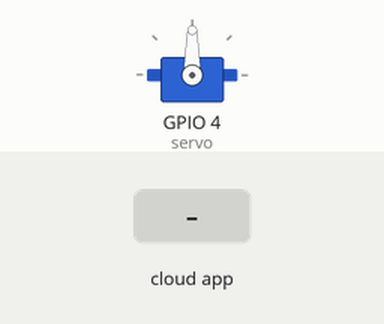
Recording of a sketch running on a simulated ESP8266 (NodeMCU). Parts: servo. The test bench sets the inputs (shaded band). WiFi joins after 1.5 s; servers stay silent unless stated; the Firebase database answers and starts empty; what the sketch prints to the serial monitor is not drawn.

Above: at 2.7 s.
2.8 s: the phone or cloud app sets left to left
At 4.1 s:
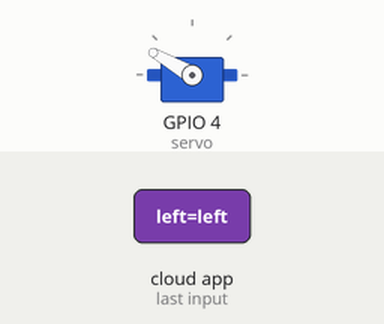
4.5 s: the phone or cloud app sets right to right
At 5.4 s:
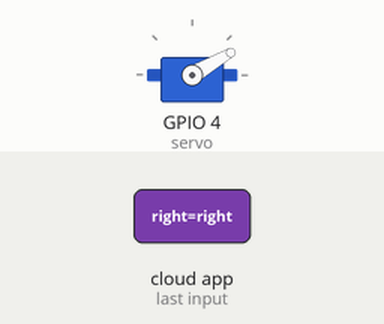
6.0 s: the phone or cloud app sets right to left
At 6.9 s:
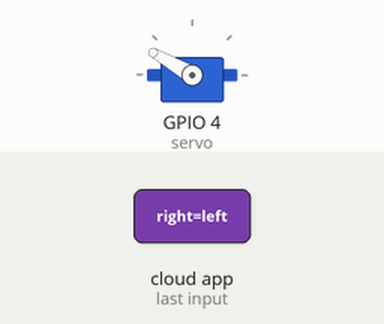
7.5 s: the phone or cloud app sets left to stop
9.4 s: the phone or cloud app sets right to stop
At 11.0 s:
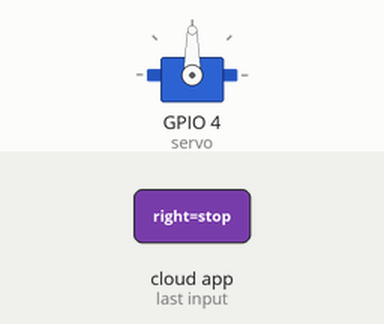
Timing chart, 0 to 12.1 s (numbered marks = the images above; inputs shaded):
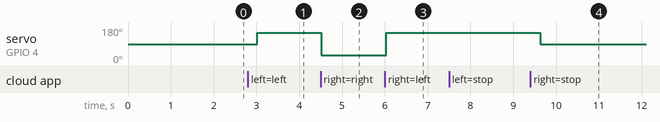

The sketch:

robowars8266.ino
```cpp
#include <ESP8266WiFi.h>
#include <FirebaseESP8266.h>
#include <Servo.h>


#define FIREBASE_HOST " "
#define FIREBASE_AUTH " "
#define WIFI_SSID " "
#define WIFI_PASSWORD " "

Servo servo;

FirebaseData fbdo;

FirebaseJson json;

void printResult(FirebaseData &data);

void setup()
{

  Serial.begin(9600);

  WiFi.begin(WIFI_SSID, WIFI_PASSWORD);
  Serial.print("Connecting to Wi-Fi");
  while (WiFi.status() != WL_CONNECTED)
  {
    Serial.print(".");
    delay(300);
  }
  Serial.println();
  Serial.print("Connected with IP: ");
  Serial.println(WiFi.localIP());
  Serial.println();
  servo.attach(4);
  servo.write(90);
  Firebase.begin(FIREBASE_HOST, FIREBASE_AUTH);
  Firebase.reconnectWiFi(true);


  fbdo.setBSSLBufferSize(1024, 1024);

  //Set the size of HTTP response buffers in the case where we want to work with large data.
  fbdo.setResponseSize(1024);

  //Set database read timeout to 1 minute (max 15 minutes)
  Firebase.setReadTimeout(fbdo, 1000 * 60);
  //tiny, small, medium, large and unlimited.
  //Size and its write timeout e.g. tiny (1s), small (10s), medium (30s) and large (60s).
  Firebase.setwriteSizeLimit(fbdo, "tiny");

  //optional, set the decimal places for float and double data to be stored in database
  Firebase.setFloatDigits(2);
  Firebase.setDoubleDigits(6);

  /*
  This option allows get and delete functions (PUT and DELETE HTTP requests) works for device connected behind the
  Firewall that allows only GET and POST requests.

  Firebase.enableClassicRequest(fbdo, true);
  */

  String path = "/robowars_Fatih"; //data way

  Serial.println("------------------------------------");
// Firebase.getString( fbdo,path + "/right") ;
 //String testss= fbdo.stringData();
 //if(testss == "test")
//{Serial.println("oldu bu iş");
//servo.write(80);
//}


/*
 Serial.println("------------------------------------");

  for (uint8_t i = 0; i < 10; i++)
  {
    //Also can use Firebase.set instead of Firebase.setDouble
    if (Firebase.setDouble(fbdo, path + "/Double/Data" + (i + 1), ((i + 1) * 10) + 0.123456789))
    {
      Serial.println("PASSED");
      Serial.println("PATH: " + fbdo.dataPath());
      Serial.println("TYPE: " + fbdo.dataType());
      Serial.println("ETag: " + fbdo.ETag());
      Serial.print("VALUE: ");
      printResult(fbdo);
      Serial.println("------------------------------------");
      Serial.println();
    }
    else
    {
      Serial.println("FAILED");
      Serial.println("REASON: " + fbdo.errorReason());
      Serial.println("------------------------------------");
      Serial.println();
    }
  }

  Serial.println("------------------------------------");
  Serial.println("Get double test...");

  for (uint8_t i = 0; i < 10; i++)
  {
    //Also can use Firebase.get instead of Firebase.setInt
    if (Firebase.getInt(fbdo, path + "/Double/Data" + (i + 1)))
    {
      Serial.println("PASSED");
      Serial.println("PATH: " + fbdo.dataPath());
      Serial.println("TYPE: " + fbdo.dataType());
      Serial.println("ETag: " + fbdo.ETag());
      Serial.print("VALUE: ");
      printResult(fbdo);
      Serial.println("------------------------------------");
      Serial.println();
    }
    else
    {
      Serial.println("FAILED");
      Serial.println("REASON: " + fbdo.errorReason());
      Serial.println("------------------------------------");
      Serial.println();
    }
  }

 */


}
/*
void printResult(FirebaseData &data)
{

  if (data.dataType() == "int")
    Serial.println(data.intData());
  else if (data.dataType() == "float")
    Serial.println(data.floatData(), 5);
  else if (data.dataType() == "double")
    printf("%.9lf\n", data.doubleData());
  else if (data.dataType() == "boolean")
    Serial.println(data.boolData() == 1 ? "true" : "false");
  else if (data.dataType() == "string")
    Serial.println(data.stringData());
  else if (data.dataType() == "json")
  {
    Serial.println();
    FirebaseJson &json = data.jsonObject();
    //Print all object data
    Serial.println("Pretty printed JSON data:");
    String jsonStr;
    json.toString(jsonStr, true);
    Serial.println(jsonStr);
    Serial.println();
    Serial.println("Iterate JSON data:");
    Serial.println();
    size_t len = json.iteratorBegin();
    String key, value = "";
    int type = 0;
    for (size_t i = 0; i < len; i++)
    {
      json.iteratorGet(i, type, key, value);
      Serial.print(i);
      Serial.print(", ");
      Serial.print("Type: ");
      Serial.print(type == FirebaseJson::JSON_OBJECT ? "object" : "array");
      if (type == FirebaseJson::JSON_OBJECT)
      {
        Serial.print(", Key: ");
        Serial.print(key);
      }
      Serial.print(", Value: ");
      Serial.println(value);
    }
    json.iteratorEnd();
  }
  else if (data.dataType() == "array")
  {
    Serial.println();
    //get array data from FirebaseData using FirebaseJsonArray object
    FirebaseJsonArray &arr = data.jsonArray();
    //Print all array values
    Serial.println("Pretty printed Array:");
    String arrStr;
    arr.toString(arrStr, true);
    Serial.println(arrStr);
    Serial.println();
    Serial.println("Iterate array values:");
    Serial.println();
    for (size_t i = 0; i < arr.size(); i++)
    {
      Serial.print(i);
      Serial.print(", Value: ");

      FirebaseJsonData &jsonData = data.jsonData();
      //Get the result data from FirebaseJsonArray object
      arr.get(jsonData, i);
      if (jsonData.typeNum == FirebaseJson::JSON_BOOL)
        Serial.println(jsonData.boolValue ? "true" : "false");
      else if (jsonData.typeNum == FirebaseJson::JSON_INT)
        Serial.println(jsonData.intValue);
      else if (jsonData.typeNum == FirebaseJson::JSON_FLOAT)
        Serial.println(jsonData.floatValue);
      else if (jsonData.typeNum == FirebaseJson::JSON_DOUBLE)
        printf("%.9lf\n", jsonData.doubleValue);
      else if (jsonData.typeNum == FirebaseJson::JSON_STRING ||
               jsonData.typeNum == FirebaseJson::JSON_NULL ||
               jsonData.typeNum == FirebaseJson::JSON_OBJECT ||
               jsonData.typeNum == FirebaseJson::JSON_ARRAY)
        Serial.println(jsonData.stringValue);
    }
  }
  else if (data.dataType() == "blob")
  {

    Serial.println();

    for (int i = 0; i < data.blobData().size(); i++)
    {
      if (i > 0 && i % 16 == 0)
        Serial.println();

      if (i < 16)
        Serial.print("0");

      Serial.print(data.blobData()[i], HEX);
      Serial.print(" ");
    }
    Serial.println();
  }
  else if (data.dataType() == "file")
  {

    Serial.println();

    File file = data.fileStream();
    int i = 0;

    while (file.available())
    {
      if (i > 0 && i % 16 == 0)
        Serial.println();

      int v = file.read();

      if (v < 16)
        Serial.print("0");

      Serial.print(v, HEX);
      Serial.print(" ");
      i++;
    }
    Serial.println();
    file.close();
  }
  else
  {
    Serial.println(data.payload());
  }
}
*/
void loop()
{
    String path = "/robowars_Fatih";
Firebase.getString(fbdo, path+ "/turn/left");
String leftData = fbdo.stringData();
Serial.println(leftData);
Firebase.getString(fbdo, path+ "/turn/right");
String rightData = fbdo.stringData();
Serial.println(rightData);
if(leftData=="left"){
  servo.write(150);
    Serial.println("motor sola dönderilmiştir");
  }
  else if ( leftData == "stop" && rightData=="stop"){
   servo.write(90);
    }
    if(rightData=="right"){
      Serial.println("motor sağa dönderilmiştir");
  servo.write(30);

  }
  else if ( rightData == "stop" && leftData== "stop"){
   servo.write(90);
    }

}
```

Measured:
- after the input at 2.8 s, servo on GPIO 4 (servo): 90° → 150° after 0.22 s
- after the input at 4.5 s, servo on GPIO 4 (servo): 150° → 30° at once
- after the input at 6.0 s, servo on GPIO 4 (servo): 30° → 150° at once
- after the input at 7.5 s, every drawn part: stays the same
- after the input at 9.4 s, servo on GPIO 4 (servo): 150° → 90° after 0.23 s
